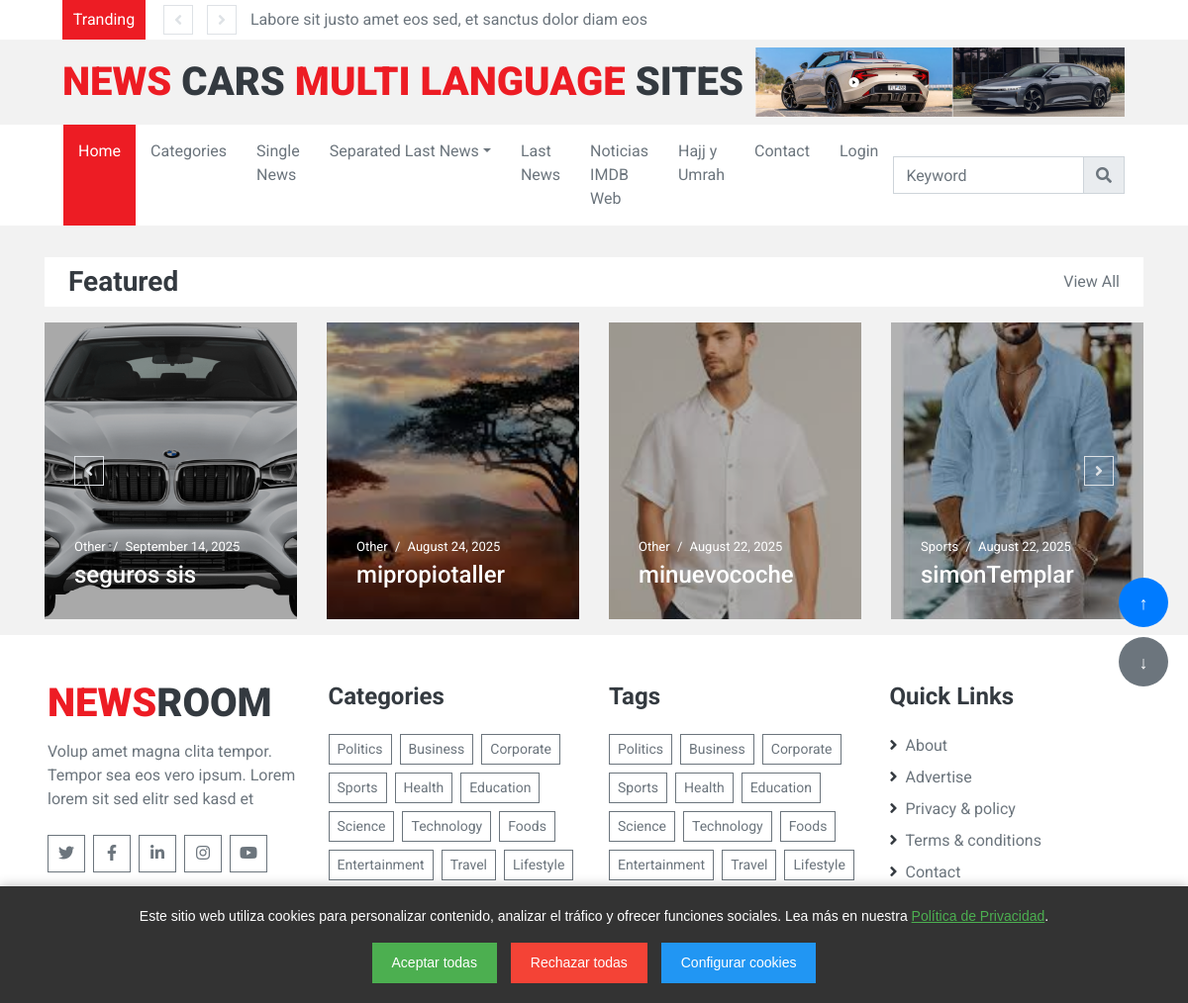
/featured_slider/, run on the app's committed database.
### cars_reviews_better_app/models.py (models this page shows, shortened)
class FeaturedNews(models.Model):
    CATEGORY_CHOICES = [
        ("Technology", "Technology"),
        ("Sports", "Sports"),
        ("Entertainment", "Entertainment"),
        ("Other", "Other"),
    ]
    title = models.CharField(max_length=255)
    category = models.CharField(max_length=50, choices=CATEGORY_CHOICES, default="Other")
    date = models.DateField()
    image = models.ImageField(upload_to="featured_news/")
    link = models.URLField(blank=True, null=True)
    fecha_creacion = models.DateTimeField(auto_now_add=True)
    is_active = models.BooleanField(default=True)  # Permitir activar o desactivar la suscripción

### cars_reviews_better_app/views.py (the view)
# urls.py: path("featured_slider/", views.featured_slider, name="featured_slider"),
def featured_slider(request):
    featured = FeaturedNews.objects.order_by("-date")[:30]  # últimas 10 noticias
    return render(request, "cars_reviews_better_app/todos_mis_proyectos.html", {"featured": featured})

### cars_reviews_better_app/context_processors.py (called while the page is built)
def debug_context(request):
    return {"DEBUG": settings.DEBUG}

### cars_reviews_better_app/templates/cars_reviews_better_app/todos_mis_proyectos.html (shortened to what this page needs)
{% extends 'base.html' %}
{% load static %}
{% block content %}
<div class="container-fluid py-3">
    <div class="container">
        <div class="d-flex align-items-center justify-content-between bg-light py-2 px-4 mb-3">
            <h3 class="m-0">Featured</h3>
            <a class="text-secondary font-weight-medium text-decoration-none" href="">View All</a>
        </div>
        <div class="owl-carousel owl-carousel-2 carousel-item-4 position-relative">
            {% for item in featured %}
            <div class="position-relative overflow-hidden" style="height: 300px;">
                <img class="img-fluid w-100 h-100" src="{{ item.image.url }}" style="object-fit: cover;">
                <div class="overlay">
                    <div class="mb-1" style="font-size: 13px;">
                        <a class="text-white" href="">{{ item.category }}</a>
                        <span class="px-1 text-white">/</span>
                        <a class="text-white" href="">{{ item.date|date:"F d, Y" }}</a>
                    </div>
                    <a class="h4 m-0 text-white" href="{{ item.link|default:'#' }}" target="_blank">{{ item.title }}</a>
                </div>
            </div>
            {% endfor %}
        </div>
    </div>
</div>
{% endblock %}

### data on the page
FeaturedNews: image (picture), category "Other", date "September 14, 2025", title "seguros sis"
FeaturedNews: image (picture), category "Other", date "August 24, 2025", title "mipropiotaller"
FeaturedNews: image (picture), category "Other", date "August 22, 2025", title "minuevocoche"
FeaturedNews: image (picture), category "Sports", date "August 22, 2025", title "simonTemplar"
